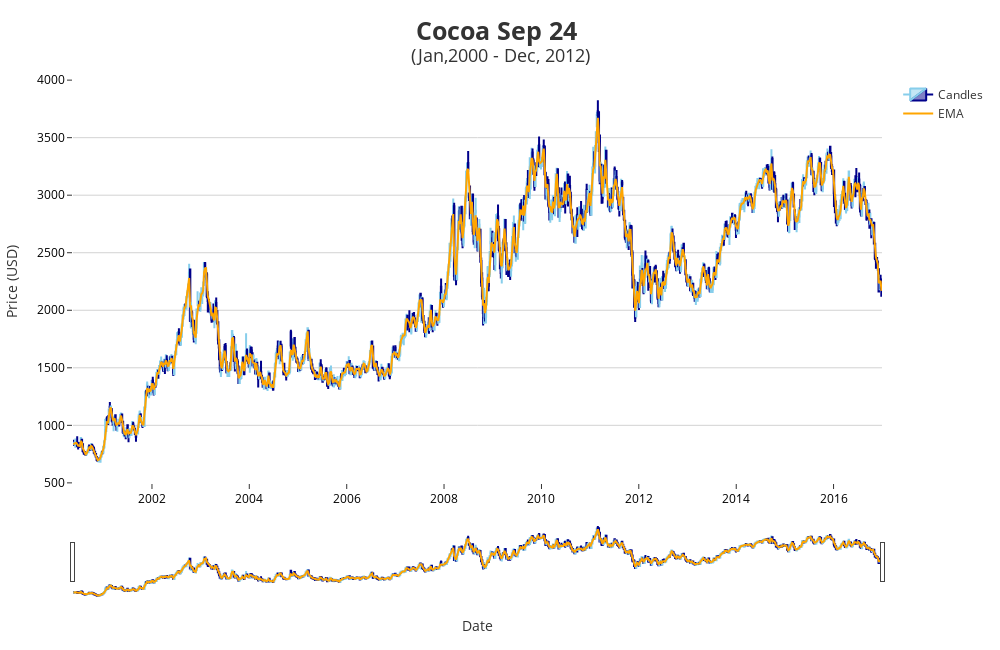

The notebook cell this image was saved under:
### Code cell
# Setting Candlestick chart
candlestick = go.Candlestick(x = train.index,
                            open = train['Open'],
                            high = train['High'],
                            low = train['Low'],
                            close = train['Adj Close'],
                            increasing = dict(line=dict(color = 'skyblue')),
                            decreasing = dict(line=dict(color = 'darkblue')),
                            name = 'Candles')

# Setting moving average on plot
ema2 = go.Scatter(x = train.index,
                 y = train['ema2'],
                 mode = 'lines',
                 line=dict(color='orange', width = 2),
                 name = 'EMA')

# Defining the overall layout
layout = go.Layout(title = {'text': '<b>Cocoa Sep 24</b> <br><sup>(Jan,2000 - Dec, 2012)</sup>',
                           'x': 0.5,
                           'xanchor': 'center',
                           'yanchor': 'top',
                           'font': {
                               'size': 25
                           }},
                  yaxis = dict(title = 'Price (USD)'),
                  xaxis = dict(title = 'Date'),
                  template = 'ggplot2',
                  xaxis_rangeslider_visible = True,
                  yaxis_gridcolor = 'lightgray',
                  yaxis_tickfont = dict(color = 'black'),
                  xaxis_tickfont = dict(color = 'black'),
                  margin = dict(t = 80, l = 50, r = 50, b = 50),
                  height = 650, width = 1000,
                  plot_bgcolor = 'white')

fig = go.Figure(data = [candlestick, ema2], layout = layout)

fig.show()

### Figure 1 — Plotly figure (JSON) as saved in the notebook; plotly's stock layout.template omitted (floating-point values rounded to 4 significant figures; data arrays with more than 128 entries replaced by an {"elided": "..."} marker saying what was removed)
{"data": [{"close": {"elided": "861 int values"}, "decreasing": {"line": {"color": "darkblue"}}, "high": {"elided": "861 int values"}, "increasing": {"line": {"color": "skyblue"}}, "low": {"elided": "861 int values"}, "name": "Candles", "open": {"elided": "861 int values"}, "type": "candlestick", "x": {"elided": "861 str values"}}, {"line": {"color": "orange", "width": 2}, "mode": "lines", "name": "EMA", "type": "scatter", "x": {"elided": "861 str values"}, "y": {"elided": "861 float values"}}], "layout": {"height": 650, "margin": {"b": 50, "l": 50, "r": 50, "t": 80}, "plot_bgcolor": "white", "title": {"font": {"size": 25}, "text": "<b>Cocoa Sep 24</b> <br><sup>(Jan,2000 - Dec, 2012)</sup>", "x": 0.5, "xanchor": "center", "yanchor": "top"}, "width": 1000, "xaxis": {"rangeslider": {"visible": true}, "tickfont": {"color": "black"}, "title": {"text": "Date"}}, "yaxis": {"gridcolor": "lightgray", "tickfont": {"color": "black"}, "title": {"text": "Price (USD)"}}}}
